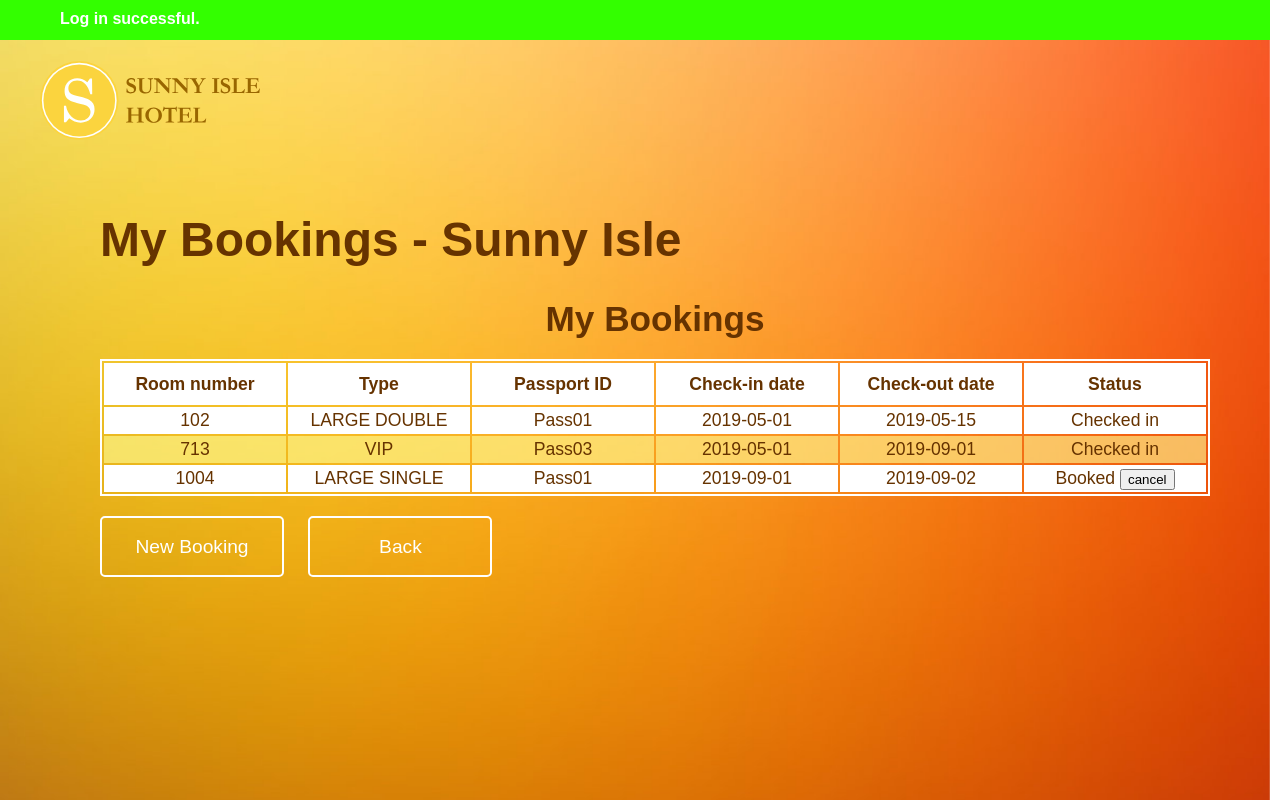
Page /my_bookings/index.php (signed in) on the committed database.
### tables this page shows
CREATE TABLE booking(
	username VARCHAR(64) NOT NULL,
	passport VARCHAR(32) NOT NULL,
	roomNo SMALLINT UNSIGNED NOT NULL,
	checkInDate DATE NOT NULL,
	checkOutDate DATE NOT NULL,
	CONSTRAINT bookingPK PRIMARY KEY (roomNo, checkInDate),
	CONSTRAINT bookingFKuser FOREIGN KEY (username) REFERENCES user (username) ON UPDATE CASCADE,
	CONSTRAINT bookingFKroom FOREIGN KEY (roomNo) REFERENCES room (roomNo) ON UPDATE CASCADE
)CHARACTER SET utf8;

CREATE TABLE room(
	roomNo SMALLINT UNSIGNED,  
	floor TINYINT UNSIGNED NOT NULL,  
	type VARCHAR(32) NOT NULL,
	CONSTRAINT roomPK PRIMARY KEY (roomNo)
)CHARACTER SET utf8;

### my_bookings/index.php (the view, shortened to what this page needs)
<!DOCTYPE html>
<html>
<head>
	<link rel="stylesheet" type="text/css" href="index.css">
</head>
<body>
	<?php
		if(isset($_SESSION['notificationType'])){
			echo("<div class=\"" . $_SESSION['notificationType'] . "\" id=\"notification\">" . $_SESSION['notification'] . "</div>");
		}
	?>
	<div id="background"></div>
	<div id="home"></div>
	<div id="main">
		<?php
			if(!isset($_SESSION['userType'])){
				echo("
					<h1>You are not logged in!</h1>
					<p>You may wish to <a href=\"../user_login\">log in</a> first.</p>
				");
			}else if($_SESSION['userType'] != "user"){
				echo("
					<h1>You are not logged in as a user!</h1>
				");
			}else{
				echo("<h1>My Bookings - Sunny Isle</h1>");
				try{
					$conn = new PDO("mysql:host=localhost;dbname=scyjc1", "scyjc1", "Jizhou990528");
					$conn->setAttribute(PDO::ATTR_ERRMODE, PDO::ERRMODE_EXCEPTION);
					$stmt = $conn->prepare('SELECT * FROM booking WHERE username = :username ORDER BY checkInDate, roomNo');
					$stmt->bindParam(':username', $_SESSION['username']);
					$stmt->execute();
					$bookings = $stmt->fetchAll();
					if($bookings == NULL){
						echo("<h1>You haven't got any room booking.</h1>");
					}else{
						echo("
							<table>
								<caption>My Bookings</caption>
								<tr>
									<th>Room number</th>
									<th>Type</th>
									<th>Passport ID</th>
									<th>Check-in date</th>
									<th>Check-out date</th>
									<th>Status</th>
								</tr>
						");
						foreach($bookings as $booking){
							echo("<tr>");
							echo("<td>" . $booking["roomNo"] . "</td>");
							$stmt = $conn->prepare('SELECT * FROM room WHERE roomNo = :roomNo');
							$stmt->bindParam(':roomNo', $booking['roomNo']);
							$stmt->execute();
							$room = $stmt->fetch();
							echo("<td>" . $room["type"] . "</td>");
							echo("<td>" . $booking["passport"] . "</td>");
							echo("<td>" . $booking["checkInDate"] . "</td>");
							echo("<td>" . $booking["checkOutDate"] . "</td>");
							$currentDate = date("Y-m-d");
							if($currentDate < $booking["checkInDate"]){
								echo("<td>Booked <button onclick=\"cancel_booking(" . $booking["roomNo"] . ", '" . $booking["checkInDate"] . "');\">cancel</button></td>");
							}elseif($currentDate > $booking["checkOutDate"]){
								echo("<td>Completed</td>");
							}else{
								echo("<td>Checked in</td>");
							}
							echo("</tr>");
						}
						echo("
							</table>
							<form id=\"form\" action=\"cancel_booking.php\" method=\"POST\">
								<input type=\"hidden\" id=\"roomNo\" name=\"roomNo\">
								<input type=\"hidden\" id=\"checkInDate\" name=\"checkInDate\">
							</form>
						");
					}
				}catch(PDOException $e){
					echo($e->getMessage());
				}
				echo("
					<div id=\"new_booking\">New Booking</div>
					<div id=\"back\">Back</div>
				");
			}
		?>
	</div>
</body>
</html>

### my_bookings/index.css (style rules this page uses)
body { font-family: sans-serif; margin: 0px; padding-bottom: 100px; }
h1 { color: #663300; font-size: 3em; }
table { color: #663300; font-size: 1.1em; margin-top: 20px; border: 2px solid white; text-align: center; }
caption { font-size: 2em; font-weight: bold; margin-bottom: 20px; }
th { background-color: white; width: 180px; height: 40px; }
tr:nth-child(odd) { background-color: #FF99; }
tr:nth-child(even) { background-color: white; }
td { height: 25px; }
.success { color: white; font-weight: bold; background-color: #33FF00; width: 100%; height: 30px; padding-top: 10px; padding-left: 60px; }
#background { position: fixed; z-index: -1; background-image: url(images/background.jpg); background-repeat: no-repeat; background-size: 100% 100%; width: 100vw; height: 100vh; }
#home { float: left; background-image: url(images/logo.svg); background-repeat: no-repeat; background-size: 100%; background-position: center center; width: 240px; height: 80px; margin: 20px 0px 0px 40px; cursor: pointer; }
#main { clear: both; padding-top: 40px; padding-left: 100px; }
#new_booking { color: white; text-align: center; display: inline-block; font-size: 1.2em; border: 2px solid white; border-radius: 5px; width: 180px; height: 39px; margin-top: 20px; margin-right: 20px; padding-top: 18px; cursor: pointer; }
#back { color: white; text-align: center; display: inline-block; font-size: 1.2em; border: 2px solid white; border-radius: 5px; width: 180px; height: 39px; margin-top: 20px; margin-right: 20px; padding-top: 18px; cursor: pointer; }

### rows in the picture
booking: roomNo "102", roomNo.type "LARGE DOUBLE", passport "Pass01", checkInDate "2019-05-01", checkOutDate "2019-05-15", shows "Checked in"
booking: roomNo "713", roomNo.type "VIP", passport "Pass03", checkInDate "2019-05-01", checkOutDate "2019-09-01", shows "Checked in"
booking: roomNo "1004", roomNo.type "LARGE SINGLE", passport "Pass01", checkInDate "2019-09-01", checkOutDate "2019-09-02"

### other values in the picture
$_SESSION['notification'] "Log in successful."
